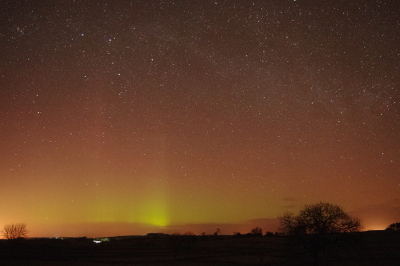
#> input picture test0.jpg, 400 x 266 px; its folder holds only this picture in this run
$ python detect.py   (Python 2 division)
#> lines starting #> are read from the running program, lines starting #| are printed output that depends on the picture; after the words box and inside, x2 and y2 are one past the last pixel; in counts of white or black regions, pixels touching at a corner belong together
#thanks to http://www.pyimagesearch.com/2014/08/04/opencv-python-color-detection/
#sudo apt-get install python-numpy
#sudo apt-get install libopencv-dev python-opencv
#wavelength of atomic oxygen emissions in aurora is 558nm, which is rgb189,255,0 (or #bdff00)
#test aurora image has rgb177,166,13

# import the necessary packages
import numpy as np
#import argparse
import cv2

# construct the argument parse and parse the arguments
#ap = argparse.ArgumentParser()
#ap.add_argument("-i", "--image", help = "path to the image")
#args = vars(ap.parse_args())

# load the image
imagenames = ["test0","test1","test2","test3","test4","test5","test6","test7","test8","test9","test10","testnone1","testnone2","testnone3","testnone4"]
for (imagename) in imagenames:
	image = cv2.imread(imagename + ".jpg")
#> image is the input picture: shape (266, 400, 3); mean B, G, R 37.7, 58.6, 93

	#Split into rgb channels for easier manipulation (until I sussout the matrix functions more!)
	b,g,r = cv2.split(image)
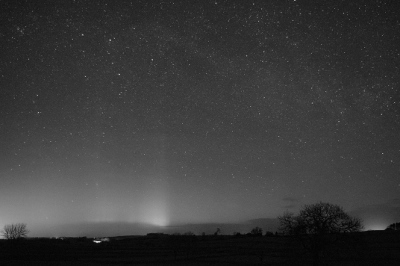
#> g: shape (266, 400); min 0, max 216, mean 58.6
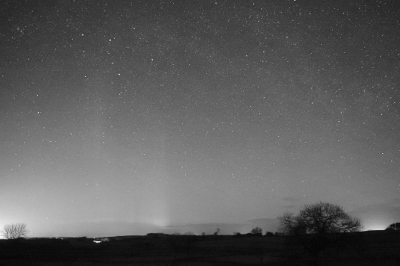
#> r: shape (266, 400); min 3, max 248, mean 93

	#Create a mask where green and one other colour only are almost 1:1
	r1 = r * 1.0
	g1 = g * 1.0
	b1 = b * 1.0
	#green:blue
	gbratio = cv2.divide(b1,g1)
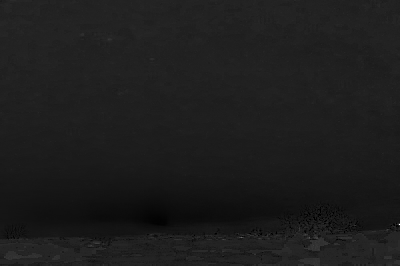
#> gbratio: shape (266, 400) float64; 0% of the values are NaN or infinite; the others: min 0, max 6, mean 0.696; drawn with min black, max white, NaN and infinite black
        maskgbratio = cv2.inRange(gbratio,0.7,1.3)
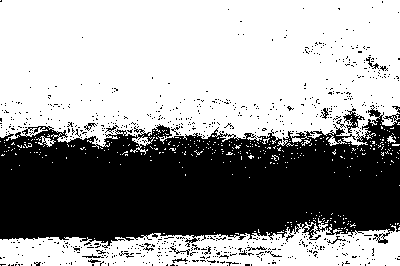
#> maskgbratio: shape (266, 400); 60.8% white; 730 black regions (710 under 20 px), largest, box (x1, y1, x2, y2) and area: (0, 105, 400, 248) 39373, (343, 108, 365, 133) 180, (366, 57, 379, 69) 46
        #green:red
        grratio = cv2.divide(r1,g1)
        maskgrratio = cv2.inRange(grratio,0.7,1.3)
#> maskgrratio: shape (266, 400); 3.3% white; 279 white regions (268 under 20 px), largest, box (x1, y1, x2, y2) and area: (90, 195, 210, 227) 2175, (304, 235, 356, 256) 371, (292, 239, 312, 249) 93
	#only g/r or g/b should be near 1, if both then it is whitish, which we don't want
#	maskgreenish = cv2.bitwise_xor(maskgrratio,maskgbratio)

	#Create a mask for pixels that are green dominant
        #ADJUST THIS SO THAT IT IS MORE THAN JUST SLIGHTLY GREEN DOMINANT, BUT IS DEFINATELY A GOOD BIT HIGHER THAN THE OTHERS
	mask1 = cv2.compare(g,b,cv2.CMP_GT)
#> mask1: shape (266, 400); 98.6% white; 128 black regions (111 under 20 px), largest, box (x1, y1, x2, y2) and area: (304, 234, 330, 251) 187, (4, 251, 42, 260) 168, (298, 258, 320, 266) 138
	mask2 = cv2.compare(g,r,cv2.CMP_GT)
#> mask2: shape (266, 400); 0.02% white in thin lines or dots, all inside (x1, y1, x2, y2) = (94, 236, 342, 242)
	maskgreendominant = cv2.bitwise_and(mask1, mask2)
	verygreen = cv2.bitwise_and(maskgreendominant,cv2.bitwise_not(cv2.bitwise_and(maskgrratio,maskgbratio)))
#> verygreen: shape (266, 400); 0.02% white in thin lines or dots, all inside (x1, y1, x2, y2) = (96, 236, 342, 241)

	#Combine green dominant and greenish masks
#	colourmask = cv2.bitwise_or(verygreen, maskgreenish)

	#Create a mask that sets an intensity threshold
	total = cv2.add(cv2.add(r,g),b)
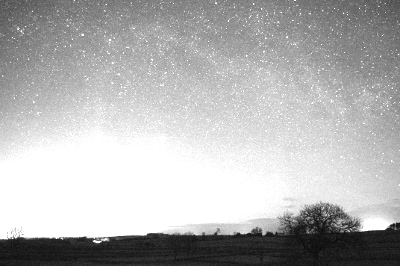
#> total: shape (266, 400); min 5, max 255, mean 179.1
	intensitymask = cv2.inRange(total,200,765)
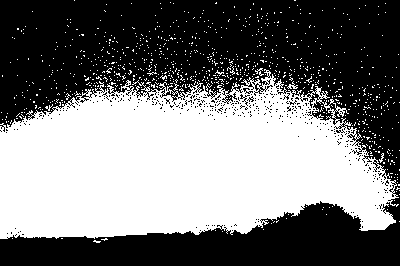
#> intensitymask: shape (266, 400); 46.6% white; 907 white regions (903 under 20 px), largest, box (x1, y1, x2, y2) and area: (0, 69, 399, 239) 47723, (287, 81, 298, 89) 35, (255, 68, 264, 76) 28, (379, 153, 384, 163) 21

	#Combine colour and intensity masks
	finalmask = cv2.bitwise_and(verygreen, intensitymask)
#> finalmask: shape (266, 400); 0.01% white in thin lines or dots, all inside (x1, y1, x2, y2) = (102, 239, 108, 241)

	output = cv2.bitwise_and(image, image, mask = finalmask)
	cv2.imshow("images", np.hstack([image, output]))
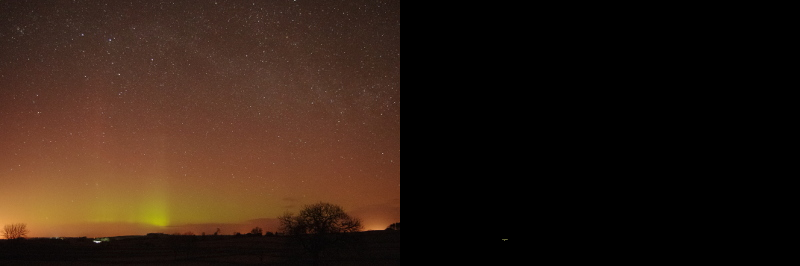
#> window 'images': shape (266, 800, 3); mean B, G, R 18.9, 29.3, 46.5
#> (the run stopped early here; a loop or call above may not have finished)
